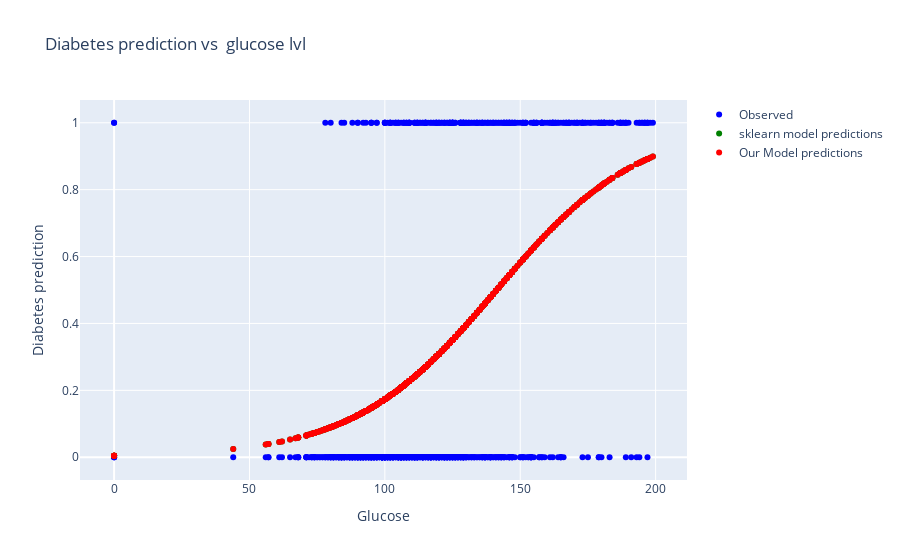

Notebook code for this chart:
### Markdown cell above
### Comparing Model Probabilities vs Glucose Levels

This interactive scatter plot compares the **predicted probabilities of having diabetes** from two models against the actual outcomes, all in relation to glucose levels:

- 🔵 **Observed**: Actual diabetes status (`0` or `1`) from the dataset.
- 🟢 **Scikit-learn Model**: Predicted probabilities generated by the logistic regression model built using `scikit-learn`.
- 🔴 **Our Model**: Probabilities generated by the custom logistic regression model built from scratch using maximum likelihood estimation.

By comparing these points:
- We observe how both models increase their predicted probability with higher glucose levels.
- The visual helps confirm whether both models follow similar decision trends and whether our manual model approximates scikit-learn's performance.

> This plot serves as a great way to validate the learning behavior and probability calibration of our custom model.

### Code cell
fig = go.Figure()

fig.add_trace(go.Scatter(x = predictions_df['Glucose'] , y = predictions_df['Diabetes'] , mode='markers', name='Observed', marker={'color':'blue'}))

fig.add_trace(go.Scatter(x = predictions_df['Glucose'] , y = predictions_df['sklearn_y_Probability'] , mode='markers' , name = 'sklearn model predictions' , marker={'color':'green'}))

fig.add_trace(go.Scatter(x = predictions_df['Glucose'] , y = predictions_df['Our Model Probability'] , mode='markers', name='Our Model predictions', marker={'color':'red'}))

fig.update_layout(
    title="Diabetes prediction vs  glucose lvl",
    xaxis_title="Glucose",
    yaxis_title="Diabetes prediction"
)
fig.show()

### Figure 1 — Plotly figure (JSON) as saved in the notebook; plotly's stock layout.template omitted (floating-point values rounded to 4 significant figures; data arrays with more than 128 entries replaced by an {"elided": "..."} marker saying what was removed)
{"data": [{"marker": {"color": "blue"}, "mode": "markers", "name": "Observed", "type": "scatter", "x": {"elided": "768 int values"}, "y": {"elided": "768 int values"}}, {"marker": {"color": "green"}, "mode": "markers", "name": "sklearn model predictions", "type": "scatter", "x": {"elided": "768 int values"}, "y": {"elided": "768 float values"}}, {"marker": {"color": "red"}, "mode": "markers", "name": "Our Model predictions", "type": "scatter", "x": {"elided": "768 int values"}, "y": {"elided": "768 float values"}}], "layout": {"title": {"text": "Diabetes prediction vs  glucose lvl"}, "xaxis": {"title": {"text": "Glucose"}}, "yaxis": {"title": {"text": "Diabetes prediction"}}}}
